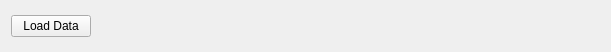
<?xml version="1.0" encoding="UTF-8"?>
<ui version="4.0">
 <class>TestWindow</class>
 <widget class="QWidget" name="TestWindow">
  <property name="geometry">
   <rect>
    <x>0</x>
    <y>0</y>
    <width>611</width>
    <height>52</height>
   </rect>
  </property>
  <property name="windowTitle">
   <string>测试平台</string>
  </property>
  <layout class="QVBoxLayout" name="mvl">
   <item>
    <layout class="QHBoxLayout" name="hl">
     <item>
      <widget class="QPushButton" name="loadDataBtn">
       <property name="text">
        <string>Load Data</string>
       </property>
      </widget>
     </item>
     <item>
      <spacer name="horizontalSpacer">
       <property name="orientation">
        <enum>Qt::Horizontal</enum>
       </property>
       <property name="sizeHint" stdset="0">
        <size>
         <width>40</width>
         <height>20</height>
        </size>
       </property>
      </spacer>
     </item>
    </layout>
   </item>
  </layout>
 </widget>
 <resources/>
 <connections/>
</ui>
